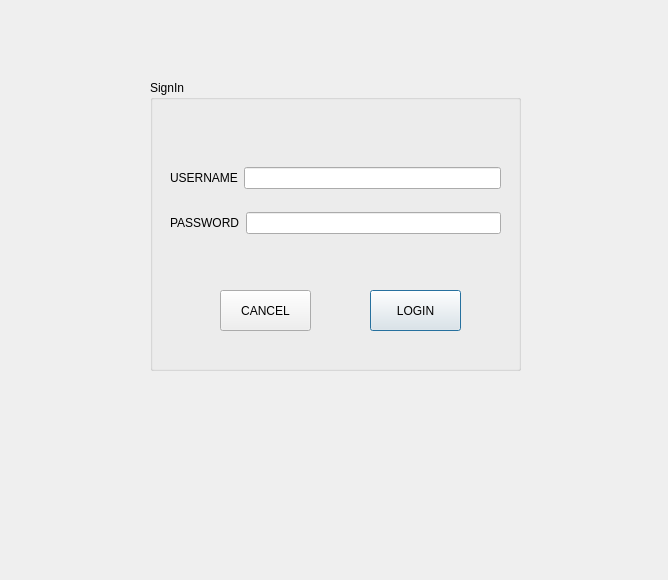
<?xml version="1.0" encoding="UTF-8"?>
<ui version="4.0">
 <class>secDialog</class>
 <widget class="QDialog" name="secDialog">
  <property name="geometry">
   <rect>
    <x>0</x>
    <y>0</y>
    <width>668</width>
    <height>580</height>
   </rect>
  </property>
  <property name="windowTitle">
   <string>Dialog</string>
  </property>
  <widget class="QGroupBox" name="groupBox">
   <property name="geometry">
    <rect>
     <x>150</x>
     <y>80</y>
     <width>371</width>
     <height>291</height>
    </rect>
   </property>
   <property name="title">
    <string>SignIn</string>
   </property>
   <widget class="QWidget" name="layoutWidget">
    <property name="geometry">
     <rect>
      <x>20</x>
      <y>70</y>
      <width>331</width>
      <height>101</height>
     </rect>
    </property>
    <layout class="QVBoxLayout" name="verticalLayout">
     <item>
      <layout class="QHBoxLayout" name="horizontalLayout">
       <item>
        <widget class="QLabel" name="label">
         <property name="text">
          <string>USERNAME</string>
         </property>
        </widget>
       </item>
       <item>
        <widget class="QLineEdit" name="lineEdit_username"/>
       </item>
      </layout>
     </item>
     <item>
      <layout class="QHBoxLayout" name="horizontalLayout_2">
       <item>
        <widget class="QLabel" name="label_2">
         <property name="text">
          <string>PASSWORD</string>
         </property>
        </widget>
       </item>
       <item>
        <widget class="QLineEdit" name="lineEdit_password">
         <property name="echoMode">
          <enum>QLineEdit::EchoMode::Password</enum>
         </property>
        </widget>
       </item>
      </layout>
     </item>
    </layout>
   </widget>
   <widget class="QPushButton" name="pushButton">
    <property name="geometry">
     <rect>
      <x>220</x>
      <y>210</y>
      <width>91</width>
      <height>41</height>
     </rect>
    </property>
    <property name="text">
     <string>LOGIN</string>
    </property>
   </widget>
   <widget class="QPushButton" name="pushButton_2">
    <property name="geometry">
     <rect>
      <x>70</x>
      <y>210</y>
      <width>91</width>
      <height>41</height>
     </rect>
    </property>
    <property name="text">
     <string>CANCEL</string>
    </property>
   </widget>
  </widget>
 </widget>
 <resources/>
 <connections>
  <connection>
   <sender>pushButton_2</sender>
   <signal>clicked()</signal>
   <receiver>secDialog</receiver>
   <slot>close()</slot>
   <hints>
    <hint type="sourcelabel">
     <x>277</x>
     <y>311</y>
    </hint>
    <hint type="destinationlabel">
     <x>427</x>
     <y>408</y>
    </hint>
   </hints>
  </connection>
 </connections>
</ui>
